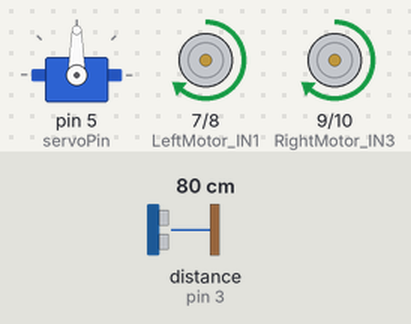
The sketch below on a simulated Arduino Uno, built with avr-gcc and run on an emulated ATmega328P. On the bench: servo, motor-driver pin pairs drawn as motors (green arrow = first pin HIGH = forward, orange = second pin HIGH = backward, longer = more drive, scaled by the enable pin). Wiring (inferred from the names in the program): ultrasonic range finder: trigger pin 2; echo pin 3. The inputs (shaded band) are chosen by the test bench; at power-on: distance to the obstacle (sensor on pin 3) 80 cm. The echo pulse lasts 58.3 µs per cm.

Above: at 2.7 s.
2.8 s: distance to the obstacle (sensor on pin 3) set to 24 cm
4.3 s: distance to the obstacle (sensor on pin 3) set to 19 cm
At 6.5 s:
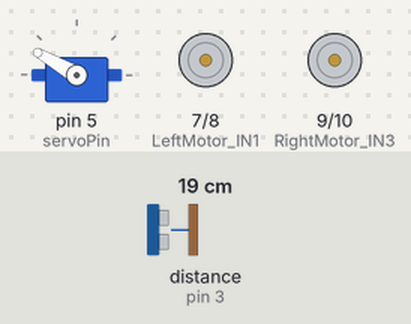
At 7.1 s:
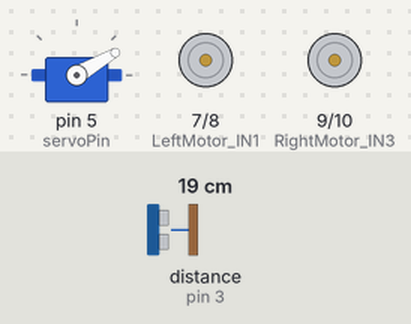
7.3 s: distance to the obstacle (sensor on pin 3) set to 4 cm
10.3 s: distance to the obstacle (sensor on pin 3) set to 2 cm
12.4 s: distance to the obstacle (sensor on pin 3) set to 9 cm
At 14.4 s:
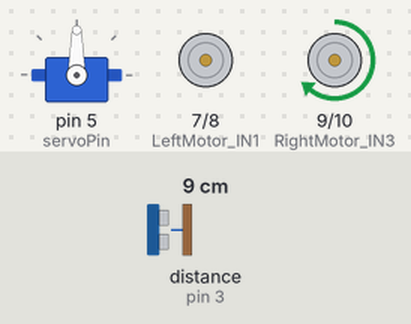
Timing chart, 0 to 16.4 s (numbered marks = the images above; inputs shaded):
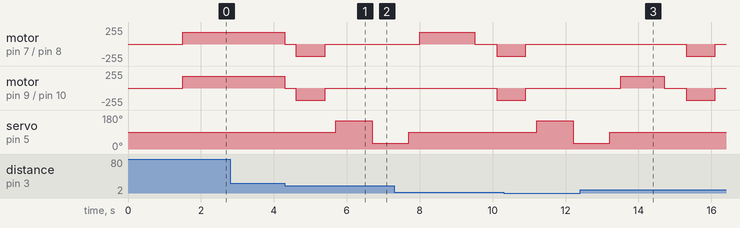

Measured:
- the behaviour switches between 22 and 21 cm on distance to the obstacle (sensor on pin 3) (found by bisection; images 0 and 1)
- after the input at 2.8 s, every drawn part: stays the same
- after the input at 4.3 s, motor on pin 7 (LeftMotor_IN1) / pin 8 (LeftMotor_IN2), motor on pin 9 (RightMotor_IN3) / pin 10 (RightMotor_IN4): forward 180/255 → stopped at once, → backward 180/255 0.30 s later, → stopped 0.80 s later; servo on pin 5 (servoPin): 90° → 150° after 1.4 s, → 30° 1.0 s later
- after the input at 12.4 s, motor on pin 9 (RightMotor_IN3) / pin 10 (RightMotor_IN4): stopped → forward 180/255 after 1.1 s instead of 2.4 s

The sketch:

Obstacle_Avoidance_Final.ino
```cpp
#include <Servo.h>

// Ultrasonic sensor pins
#define Echo 3
#define Trig 2

// Servo pin
#define servoPin 5
#define Speed 180  // Increased for more power
#define spoint 90

// Variables
int distance;
Servo servo;

// Motor Driver Pins - TANK STYLE CONFIGURATION
// Left motors (connected together)
#define LeftMotor_ENA 6   // Enable left motors
#define LeftMotor_IN1 7   // Left motors forward
#define LeftMotor_IN2 8   // Left motors backward

// Right motors (connected together)
#define RightMotor_ENB 11  // Enable right motors
#define RightMotor_IN3 9   // Right motors forward
#define RightMotor_IN4 10  // Right motors backward

// Turning variables
int leftDist, rightDist;

void setup() {
  // Ultrasonic sensor setup
  pinMode(Trig, OUTPUT);
  pinMode(Echo, INPUT);

  // Servo setup
  servo.attach(servoPin);
  servo.write(spoint);
  delay(500);

  // Motor driver setup
  pinMode(LeftMotor_ENA, OUTPUT);
  pinMode(LeftMotor_IN1, OUTPUT);
  pinMode(LeftMotor_IN2, OUTPUT);
  pinMode(RightMotor_ENB, OUTPUT);
  pinMode(RightMotor_IN3, OUTPUT);
  pinMode(RightMotor_IN4, OUTPUT);

  // Set motor speed - INCREASED for more torque
  analogWrite(LeftMotor_ENA, Speed);
  analogWrite(RightMotor_ENB, Speed);

  delay(1000);
}

void loop() {
  distance = ultrasonic();

  if (distance <= 20) {
    Stop();
    delay(300);

    // Move backward a bit
    backward();
    delay(800);
    Stop();
    delay(300);

    // Check left and right distances
    leftDist = leftsee();
    delay(300);
    rightDist = rightsee();
    delay(300);
    servo.write(spoint);
    delay(300);

    // DECISION MAKING WITH MORE TURNING POWER
    if (leftDist > 30 && rightDist > 30) {
      // Both paths clear, choose the clearer one
      if (leftDist > rightDist) {
        pivotLeftAlt();  // Using alternative turning method
        delay(1000);
      } else {
        pivotRightAlt();  // Using alternative turning method
        delay(1000);
      }
    } else if (leftDist > 25) {
      pivotLeftAlt();  // Using alternative turning method
      delay(1200);
    } else if (rightDist > 25) {
      pivotRightAlt();  // Using alternative turning method
      delay(1200);
    } else {
      // Both paths blocked, turn around with more power
      pivotRightAlt();  // Using alternative turning method
      delay(1500);
    }

    Stop();
    delay(300);
  } else {
    forward();
  }
}

int ultrasonic() {
  digitalWrite(Trig, LOW);
  delayMicroseconds(2);
  digitalWrite(Trig, HIGH);
  delayMicroseconds(10);
  digitalWrite(Trig, LOW);

  long duration = pulseIn(Echo, HIGH, 30000);
  if (duration == 0) return 200;

  int dist = duration * 0.034 / 2;
  return (dist > 200 || dist < 2) ? 200 : dist;
}

int rightsee() {
  servo.write(30);
  delay(600);
  int dist = ultrasonic();
  delay(100);
  return dist;
}

int leftsee() {
  servo.write(150);
  delay(600);
  int dist = ultrasonic();
  delay(100);
  return dist;
}

void forward() {
  digitalWrite(LeftMotor_IN1, HIGH);
  digitalWrite(LeftMotor_IN2, LOW);
  digitalWrite(RightMotor_IN3, HIGH);
  digitalWrite(RightMotor_IN4, LOW);
}

void backward() {
  digitalWrite(LeftMotor_IN1, LOW);
  digitalWrite(LeftMotor_IN2, HIGH);
  digitalWrite(RightMotor_IN3, LOW);
  digitalWrite(RightMotor_IN4, HIGH);
}

// Standard pivot functions (one side forward, one side backward)
void pivotRight() {
  digitalWrite(LeftMotor_IN1, HIGH);
  digitalWrite(LeftMotor_IN2, LOW);
  digitalWrite(RightMotor_IN3, LOW);
  digitalWrite(RightMotor_IN4, HIGH);
}

void pivotLeft() {
  digitalWrite(LeftMotor_IN1, LOW);
  digitalWrite(LeftMotor_IN2, HIGH);
  digitalWrite(RightMotor_IN3, HIGH);
  digitalWrite(RightMotor_IN4, LOW);
}

// Alternative turning functions (one side forward, one side STOPPED)
void pivotRightAlt() {
  // Left motors forward, Right motors STOP
  digitalWrite(LeftMotor_IN1, HIGH);
  digitalWrite(LeftMotor_IN2, LOW);
  digitalWrite(RightMotor_IN3, LOW);
  digitalWrite(RightMotor_IN4, LOW);
}

void pivotLeftAlt() {
  // Right motors forward, Left motors STOP
  digitalWrite(LeftMotor_IN1, LOW);
  digitalWrite(LeftMotor_IN2, LOW);
  digitalWrite(RightMotor_IN3, HIGH);
  digitalWrite(RightMotor_IN4, LOW);
}

void Stop() {
  digitalWrite(LeftMotor_IN1, LOW);
  digitalWrite(LeftMotor_IN2, LOW);
  digitalWrite(RightMotor_IN3, LOW);
  digitalWrite(RightMotor_IN4, LOW);
}
```
